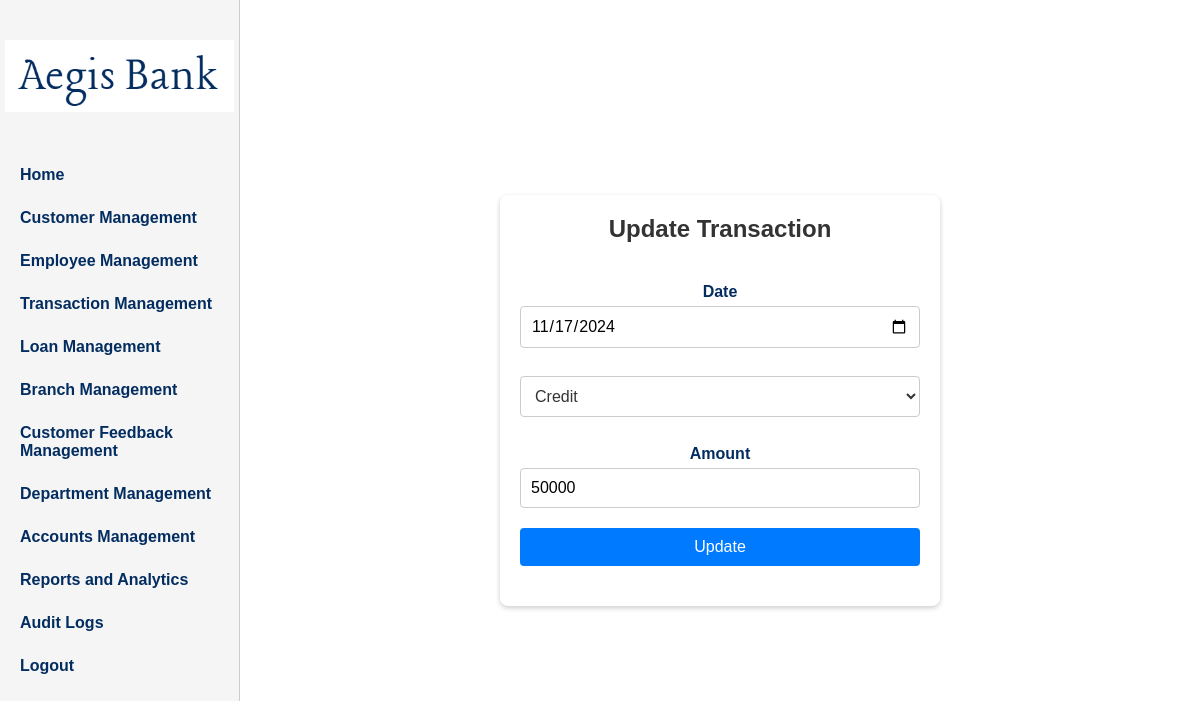
The app's page /adminpages/TransactionManagement/update_tr.php?transactionID=19 (signed in) with its own data.
### tables this page shows
CREATE TABLE `transaction` (
  `transactionID` int(11) NOT NULL,
  `account_AccountID` int(20) NOT NULL,
  `transactionDate` date NOT NULL,
  `transactionType` varchar(100) NOT NULL,
  `transactionAmount` double NOT NULL
);

### adminpages/TransactionManagement/update_tr.php (the view, shortened to what this page needs)
<?php
include '../../connection.php';
$transaction_id = isset($_GET['transactionID']) ? mysqli_real_escape_string($conn, $_GET['transactionID']) : '';
$transaction = null;
if ($transaction_id) {
    $result = mysqli_query($conn, "SELECT * FROM transaction WHERE transactionID = '$transaction_id'");
    if ($result) {
        $transaction = mysqli_fetch_assoc($result);
    } else {
        $message = "Error fetching transaction details: " . mysqli_error($conn);
        error_log($message);
    }
}
?>
<!DOCTYPE html>
<html lang="en">
<head>
    <link rel="stylesheet" href="../../css/adminpages.css">
</head>
<body>
    <div id="main">
        <header class="header">
            <div id="logo" style="padding-top: 20px;">
                <img src="../../logo.png" alt="Bank Logo">
            </div>
            <nav class="nav-links">
                <a href="../adminhome.php">Home</a>
                <a href="../manage_users.php">Customer Management</a>
                <a href="../manage_employees.php">Employee Management</a>
                <a href="../manage_transaction.php">Transaction Management</a>
                <a href="../manage_loan.php">Loan Management</a>
                <a href="../manage_branch.php">Branch Management</a>
                <a href="../manage_support.php">Customer Feedback Management</a>
                <a href="../manage_department.php">Department Management</a>
                <a href="../manage_account.php">Accounts Management</a>
                <a href="../manage_reports.php">Reports and Analytics</a>
                <a href="../manage_audit_logs.php">Audit Logs</a>
                <a href="../admin_logout.php">Logout</a>
            </nav>
        </header>
        <div class="user-info">
            <div class="card">
                <h2>Update Transaction</h2>
                <?php if ($transaction): ?>
                <form class="form" method="POST" action="">
                    <div>
                        <label for="Date">Date</label>
                        <input type="date" id="Date" name="transactionDate" value="<?= htmlspecialchars($transaction['transactionDate']); ?>" required>
                    </div>
                        <select name="transactionType" required>
                        <option value="Credit" <?= $transaction['transactionType'] === 'Credit' ? 'selected' : ''; ?>>Credit</option>
                        </select>
                    <div>
                        <label for="transactionAmount">Amount</label>
                        <input type="number" id="transactionAmount" name="transactionAmount" step="0.01" required value="<?= htmlspecialchars($transaction['transactionAmount']); ?>" required>
                    </div>
                    <button type="submit" name="update">Update</button>
                </form>
                <?php else: ?>
                    <p class="message">No transaction found.</p>
                <?php endif; ?>
            </div>
        </div>
    </div>
</body>
</html>

### css/adminpages.css (style rules this page uses)
* { margin: 0; padding: 0; box-sizing: border-box; font-family: 'Gill Sans', sans-serif; }
html, body { height: 100%; width: 100%; }
#main { height: 100%; width: 100%; display: flex; background-color: whitesmoke; }
.header { height: 100%; width: 20%; background-color: whitesmoke; display: flex; flex-direction: column; align-items: center; padding-top: 20px; border-right: 1px solid #ccc; }
#logo { width: 96%; text-align: center; margin-bottom: 20px; }
#logo img { width: 100%; height: auto; object-fit: contain; }
.nav-links { display: flex; flex-direction: column; align-items: flex-start; gap: 25px; margin-top: 20px; padding-left: 20px; padding-top: 10px; }
.nav-links a { color: #032D60; font-weight: bold; text-decoration: none; font-size: 16px; text-align: left; }
.user-info { flex: 1; background-color: white; display: flex; flex-direction: column; justify-content: center; align-items: center; text-align: center; color: #032D60; padding: 40px; }

### adminpages/TransactionManagement/update_tr.php (style rules this page uses)
body { font-family: Arial, sans-serif; background-color: #f4f4f9; margin: 0; padding: 0; }
.card { max-width: 700px; margin: 50px auto; background: #fff; padding: 20px; box-shadow: 0 2px 5px rgba(0, 0, 0, 0.2); border-radius: 8px; }
.card h2 { margin-bottom: 20px; font-size: 24px; color: #333; text-align: center; }
.form { display: flex; flex-wrap: wrap; gap: 20px; max-width: 400px; margin: 0 auto; padding: 20px 0; }
.form div { flex: 1 1 calc(50% - 15px); }
.form label { display: block; font-weight: bold; margin-bottom: 5px; }
.form input { width: 100%; padding: 10px; font-size: 16px; border: 1px solid #ccc; border-radius: 4px; }
.form button { width: 100%; padding: 10px; font-size: 16px; background-color: #007BFF; color: #fff; border: none; border-radius: 4px; cursor: pointer; }
select { width: 100%; padding: 10px; margin: 8px 0; display: inline-block; border: 1px solid #ccc; border-radius: 4px; box-sizing: border-box; font-size: 16px; font-family: Arial, sans-serif; background-color: #fff; color: #333; outline: none; transition: border-color 0.3s ease-in-out; }

### records on screen
transaction: transactionDate "11/17/2024", transactionType "Credit", transactionAmount "50000"
